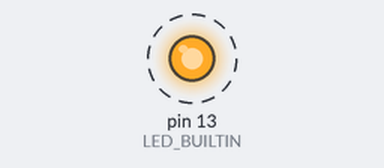
Simulated run of this sketch. Board: Arduino Uno, built with avr-gcc and run on an emulated ATmega328P. Shown: output pins drawn as LEDs (lit = HIGH). Dashed ring = blinking. What the sketch prints to the serial monitor is not drawn.

Above: at 2.0 s.
Timing chart, 0 to 5.8 s (numbered marks = the images above):
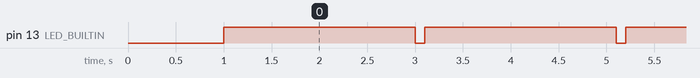

The sketch:

example_sketch.ino
```cpp
// Example Arduino sketch for Jumperless local file monitoring
// Save this file and assign it to a slot to test automatic flashing

void setup() {
  Serial.begin(115200);
  pinMode(LED_BUILTIN, OUTPUT);
  delay(1000);
  Serial.println("Local file monitoring test - setup complete!");
}

void loop() {
  // Blink the built-in LED
  digitalWrite(LED_BUILTIN, HIGH);
  delay(2000);
  digitalWrite(LED_BUILTIN, LOW);
  delay(100);

  Serial.println("Hello from local file!");
} 
```

Measured:
- by itself, pin 13 (LED_BUILTIN): alternates HIGH for 2.0 s and LOW for 0.10 s
